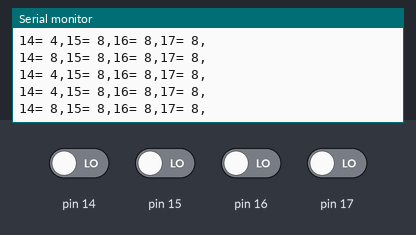
This sketch was run on a simulated Arduino Uno, built with avr-gcc and run on an emulated ATmega328P. On the bench: the last lines printed to the serial monitor. The inputs (shaded band) are chosen by the test bench; at power-on: pin 14–17 LOW.

Above: at 1.2 s.
1.3 s: pin 14 driven HIGH
At 2.1 s:
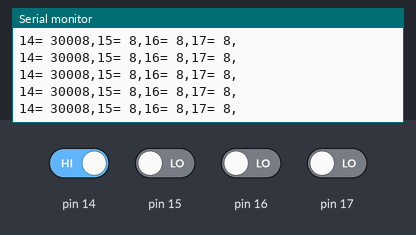
4.3 s: pin 14 driven LOW
7.3 s: pin 15 driven HIGH
At 8.1 s:
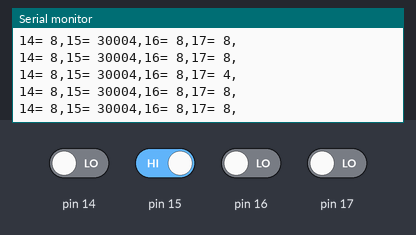
10.3 s: pin 17 driven HIGH
At 11.3 s:
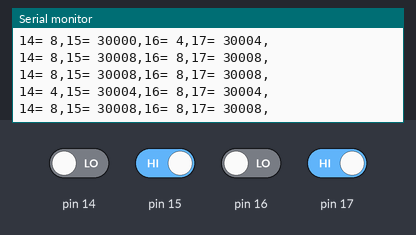
13.3 s: pin 16 driven HIGH
At 13.39 s:
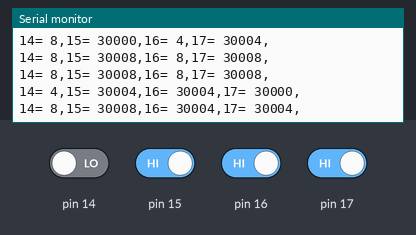
16.3 s: pin 17 driven LOW
At 16.31 s:
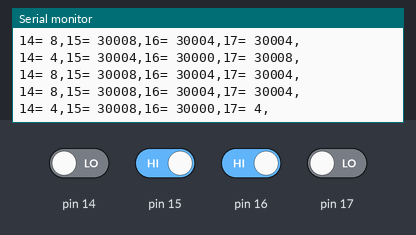
Timing chart, 0 to 19.3 s (numbered marks = the images above; inputs shaded):
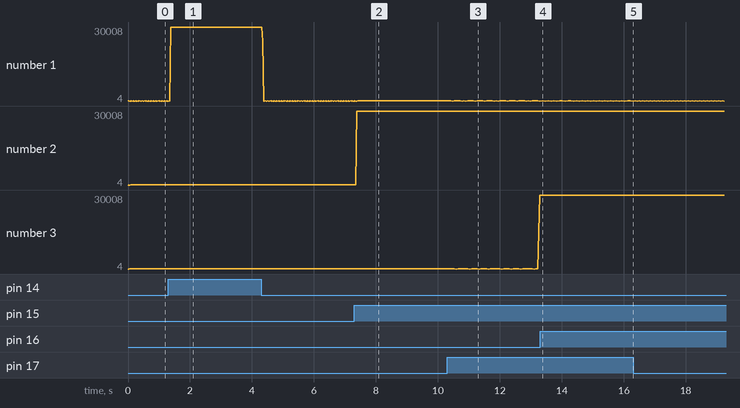

Measured:
- after the input at 1.3 s, the serial monitor: prints a new line after 0.08 s (image 1)
- after the input at 7.3 s, the serial monitor: prints a new line after 0.08 s (image 2)
- after the input at 10.3 s, the serial monitor: prints a new line at once (image 3)
- after the input at 13.3 s, the serial monitor: prints a new line after 0.08 s (image 4)
- after the input at 16.3 s, the serial monitor: prints a new line at once (image 5)
- plotted number 1: 4 → 30008 after the input at 1.3 s
- plotted number 2: 8 → 30004 after the input at 7.3 s

The sketch:

ir_sensors.ino
```cpp
//De IR sensoren zijn digitale sensoren, dit wil zeggen dat ze maar 2 waarden gebruiken 0 en 1.
//Deze waarden zijn gedefinieerd als volgt, een waarde van 1 wil zeggen dat er een voltage groter dan 2V
//op de pin van de Arduino staat. Een waarde van 0 wil zeggen dat er minder dan 2V op de pin van de Arduino staat.
//Om deze fototransistors uit te lezen gaan we eerst een condensator laden tot 5V en dan de tijd meten totdat de Arduinopin een digitale 0 (LOW) uitmeet.
//Hoe korter deze tijd hoe hoger de intensiteit van het licht dat invalt op de fototransistor.

int read_sensor(int pin){
  pinMode( pin, OUTPUT );
  digitalWrite( pin, HIGH );
  delayMicroseconds(10);
  pinMode( pin, INPUT );
  long time_IR = micros();

  //meet de tijd tot de arduinopin LOW is.
  while (digitalRead(pin) == HIGH && micros() - time_IR < 30000);
  int QRE_Value = micros() - time_IR;
  return(QRE_Value);
}


void setup() {
Serial.begin(9600);

}

void loop() {
for (int i= 14; i < 18; i++){
  int value = read_sensor(i);
  Serial.print(String(i));
  Serial.print("= ");
  Serial.print(value);
  Serial.print(",");
}
Serial.println("");
}
```
